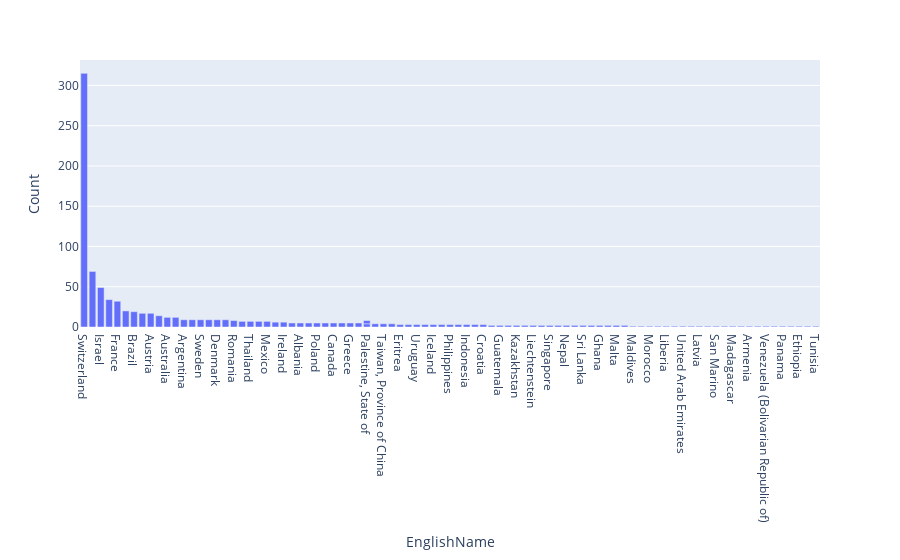

Here is the notebook cell this chart was saved with:
### Code cell
# Interactive bar chart for top countries
fig_bar_country = px.bar(df_country_count_data.sort_values('Count', ascending=False),
                         x="EnglishName",
                         y="Count",
                         hover_data=["GermanName", "CapitalNameGerman"])
fig_bar_country.show()

### Figure 1 — Plotly figure (JSON) as saved in the notebook; plotly's stock layout.template omitted (floating-point values rounded to 4 significant figures; data arrays with more than 128 entries replaced by an {"elided": "..."} marker saying what was removed)
{"data": [{"alignmentgroup": "True", "customdata": {"elided": "103x2 str values"}, "hovertemplate": "EnglishName=%{x}<br>Count=%{y}<br>GermanName=%{customdata[0]}<br>Hauptstadt=%{customdata[1]}<extra></extra>", "legendgroup": "", "marker": {"color": "#636efa", "pattern": {"shape": ""}}, "name": "", "offsetgroup": "", "orientation": "v", "showlegend": false, "textposition": "auto", "type": "bar", "x": ["Switzerland", "Germany", "Israel", "Italy", "France", "Ukraine", "Brazil", "Spain", "Austria", "Turkey", null, null, "Australia", "Japan", null, null, "Argentina", "Portugal", "Sweden", "Russian Federation", "Denmark", "Iran (Islamic Republic of)", "Romania", "Belgium", "Thailand", "Egypt", "Mexico", "Hungary", "Ireland", null, "India", "Albania", "Afghanistan", "Poland", "Slovenia", "Canada", "Bahamas", "Greece", "Norway", "Palestine, State of", "Cyprus", "Taiwan, Province of China", "New Zealand", "Palestine, State of", null, null, "Eritrea", "Colombia", "Uruguay", null, "Yemen", "Iceland", "Luxembourg", "Philippines", "Syrian Arab Republic", "Indonesia", "Bulgaria", "Croatia", "Rwanda", "Guatemala", "Finland", "Kazakhstan", "Cuba", "Liechtenstein", "Andorra", "Singapore", "Monaco", "Nepal", "Viet Nam", "Sri Lanka", "Estonia", "Ghana", "Libya", "Malta", "Iraq", "Maldives", "Tuvalu", "Morocco", "Somalia", "Liberia", "Costa Rica", null, "United Arab Emirates", "Sudan", "Latvia", "North Macedonia", "San Marino", "South Africa", "Madagascar", "Seychelles", "Armenia", null, null, null, "Azerbaijan", "Venezuela (Bolivarian Republic of)", "Slovakia", "Panama", "Sierra Leone", "Ethiopia", "Oman", "Tunisia", null], "xaxis": "x", "y": [315, 69, 49, 34, 32, 20, 19, 17, 17, 14, 12, 12, 12, 12, 12, 10, 9, 9, 9, 9, 9, 9, 8, 7, 7, 7, 7, 6, 6, 6, 5, 5, 5, 5, 5, 5, 5, 5, 5, 4, 4, 4, 4, 4, 4, 4, 3, 3, 3, 3, 3, 3, 3, 3, 3, 3, 3, 3, 2, 2, 2, 2, 2, 2, 2, 2, 2, 2, 2, 2, 2, 2, 2, 2, 2, 1, 1, 1, 1, 1, 1, 1, 1, 1, 1, 1, 1, 1, 1, 1, 1, 1, 1, 1, 1, 1, 1, 1, 1, 1, 1, 1, 1], "yaxis": "y"}], "layout": {"barmode": "relative", "legend": {"tracegroupgap": 0}, "margin": {"t": 60}, "xaxis": {"anchor": "y", "domain": [0, 1], "title": {"text": "EnglishName"}}, "yaxis": {"anchor": "x", "domain": [0, 1], "title": {"text": "Count"}}}}
